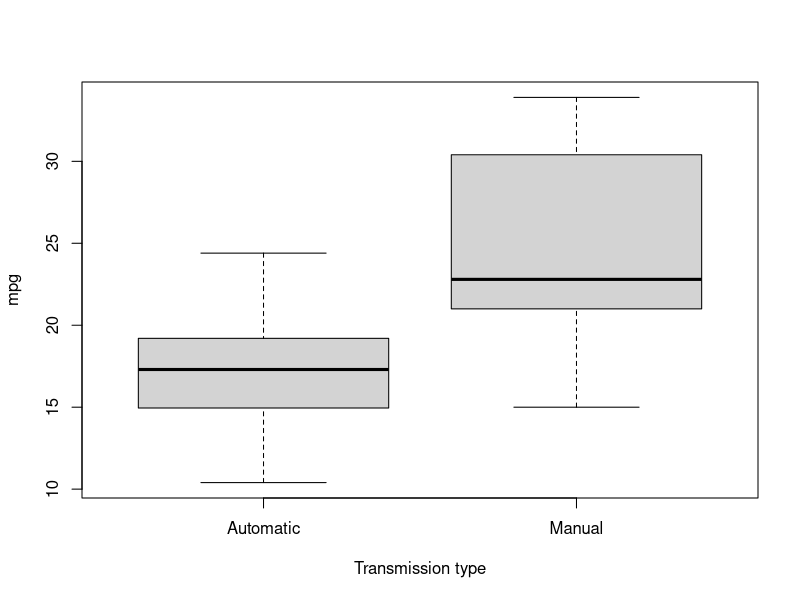
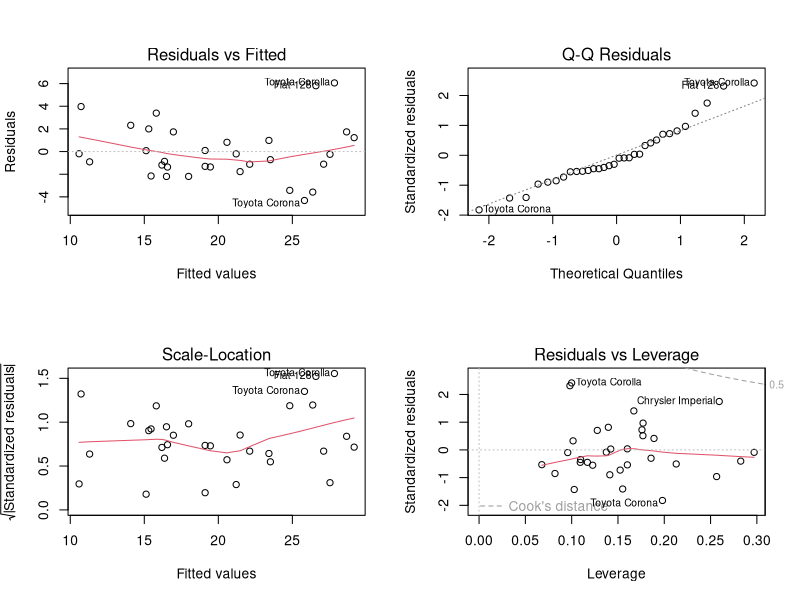

These figures' R source, in order:
## ---- chunk 1
knitr::opts_chunk$set(echo = TRUE)
## ---- chunk 2
library(ggplot2)
library(dplyr)
## ---- chunk 3
mtcars <- datasets::mtcars
dim(mtcars)
## ---- chunk 4
summary(mtcars[mtcars$am == 0, ]$mpg)
summary(mtcars[mtcars$am == 1, ]$mpg)
## ---- chunk 5
lm_simple <- lm(mpg ~ factor(am), data=mtcars)
summary(lm_simple)$coef
summary(lm_simple)$adj.r.squared
## ---- chunk 6
lm_multi <- lm(mpg ~ ., data=mtcars)
summary(lm_multi)$coef[ ,1]
summary(lm_multi)$adj.r.squared
## ---- chunk 7
anova(lm_multi)
## ---- chunk 8
mtcars$am <- factor(mtcars$am, labels = c("Automatic", "Manual"))
lm_final <- lm(mpg~cyl+wt+disp+am, mtcars)
summary(lm_final)$coef[ ,1]
## ---- chunk 9
mtcars$am <- factor(mtcars$am, labels = c("Automatic", "Manual"))
boxplot(mpg ~ am, data = mtcars, xlab = "Transmission type")
## ---- chunk 10
par(mfrow = c(2, 2))
plot(lm_final)
